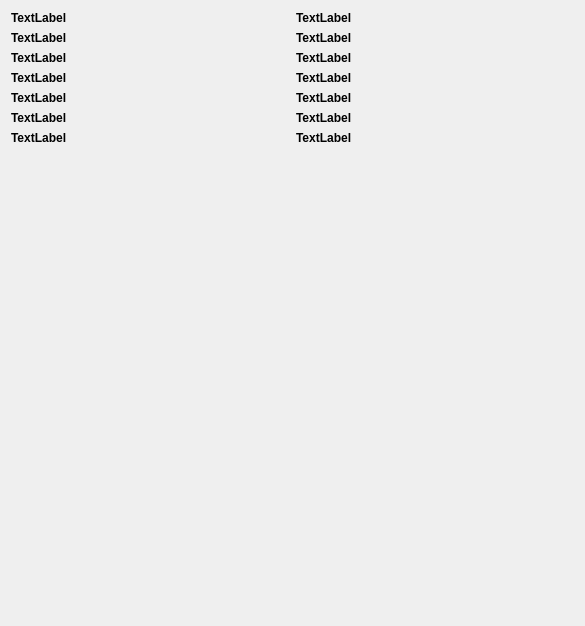
<?xml version="1.0" encoding="UTF-8"?>
<ui version="4.0">
 <class>DebugWidget</class>
 <widget class="QWidget" name="DebugWidget">
  <property name="geometry">
   <rect>
    <x>0</x>
    <y>0</y>
    <width>585</width>
    <height>626</height>
   </rect>
  </property>
  <property name="windowTitle">
   <string>Debug view</string>
  </property>
  <layout class="QVBoxLayout" name="verticalLayout">
   <item>
    <layout class="QGridLayout" name="gridLayout">
     <item row="7" column="0">
      <spacer name="verticalSpacer">
       <property name="font">
        <font>
         <weight>75</weight>
         <bold>true</bold>
        </font>
       </property>
       <property name="orientation">
        <enum>Qt::Vertical</enum>
       </property>
       <property name="sizeHint" stdset="0">
        <size>
         <width>20</width>
         <height>40</height>
        </size>
       </property>
      </spacer>
     </item>
     <item row="3" column="0">
      <widget class="QLabel" name="label_3">
       <property name="font">
        <font>
         <weight>75</weight>
         <bold>true</bold>
        </font>
       </property>
       <property name="text">
        <string>TextLabel</string>
       </property>
      </widget>
     </item>
     <item row="3" column="1">
      <widget class="QLabel" name="value_3">
       <property name="font">
        <font>
         <weight>75</weight>
         <bold>true</bold>
        </font>
       </property>
       <property name="text">
        <string>TextLabel</string>
       </property>
      </widget>
     </item>
     <item row="5" column="1">
      <widget class="QLabel" name="value_5">
       <property name="font">
        <font>
         <weight>75</weight>
         <bold>true</bold>
        </font>
       </property>
       <property name="text">
        <string>TextLabel</string>
       </property>
      </widget>
     </item>
     <item row="2" column="0">
      <widget class="QLabel" name="label_2">
       <property name="font">
        <font>
         <weight>75</weight>
         <bold>true</bold>
        </font>
       </property>
       <property name="text">
        <string>TextLabel</string>
       </property>
      </widget>
     </item>
     <item row="1" column="0">
      <widget class="QLabel" name="label_1">
       <property name="font">
        <font>
         <weight>75</weight>
         <bold>true</bold>
        </font>
       </property>
       <property name="text">
        <string>TextLabel</string>
       </property>
      </widget>
     </item>
     <item row="2" column="1">
      <widget class="QLabel" name="value_2">
       <property name="font">
        <font>
         <weight>75</weight>
         <bold>true</bold>
        </font>
       </property>
       <property name="text">
        <string>TextLabel</string>
       </property>
      </widget>
     </item>
     <item row="1" column="1">
      <widget class="QLabel" name="value_1">
       <property name="font">
        <font>
         <weight>75</weight>
         <bold>true</bold>
        </font>
       </property>
       <property name="text">
        <string>TextLabel</string>
       </property>
      </widget>
     </item>
     <item row="0" column="1">
      <widget class="QLabel" name="value_0">
       <property name="font">
        <font>
         <weight>75</weight>
         <bold>true</bold>
        </font>
       </property>
       <property name="text">
        <string>TextLabel</string>
       </property>
      </widget>
     </item>
     <item row="4" column="1">
      <widget class="QLabel" name="value_4">
       <property name="font">
        <font>
         <weight>75</weight>
         <bold>true</bold>
        </font>
       </property>
       <property name="text">
        <string>TextLabel</string>
       </property>
      </widget>
     </item>
     <item row="0" column="0">
      <widget class="QLabel" name="label_0">
       <property name="font">
        <font>
         <weight>75</weight>
         <bold>true</bold>
        </font>
       </property>
       <property name="text">
        <string>TextLabel</string>
       </property>
      </widget>
     </item>
     <item row="6" column="1">
      <widget class="QLabel" name="value_6">
       <property name="font">
        <font>
         <weight>75</weight>
         <bold>true</bold>
        </font>
       </property>
       <property name="text">
        <string>TextLabel</string>
       </property>
      </widget>
     </item>
     <item row="4" column="0">
      <widget class="QLabel" name="label_4">
       <property name="font">
        <font>
         <weight>75</weight>
         <bold>true</bold>
        </font>
       </property>
       <property name="text">
        <string>TextLabel</string>
       </property>
      </widget>
     </item>
     <item row="5" column="0">
      <widget class="QLabel" name="label_5">
       <property name="font">
        <font>
         <weight>75</weight>
         <bold>true</bold>
        </font>
       </property>
       <property name="text">
        <string>TextLabel</string>
       </property>
      </widget>
     </item>
     <item row="6" column="0">
      <widget class="QLabel" name="label_6">
       <property name="font">
        <font>
         <weight>75</weight>
         <bold>true</bold>
        </font>
       </property>
       <property name="text">
        <string>TextLabel</string>
       </property>
      </widget>
     </item>
    </layout>
   </item>
  </layout>
 </widget>
 <resources/>
 <connections/>
</ui>
